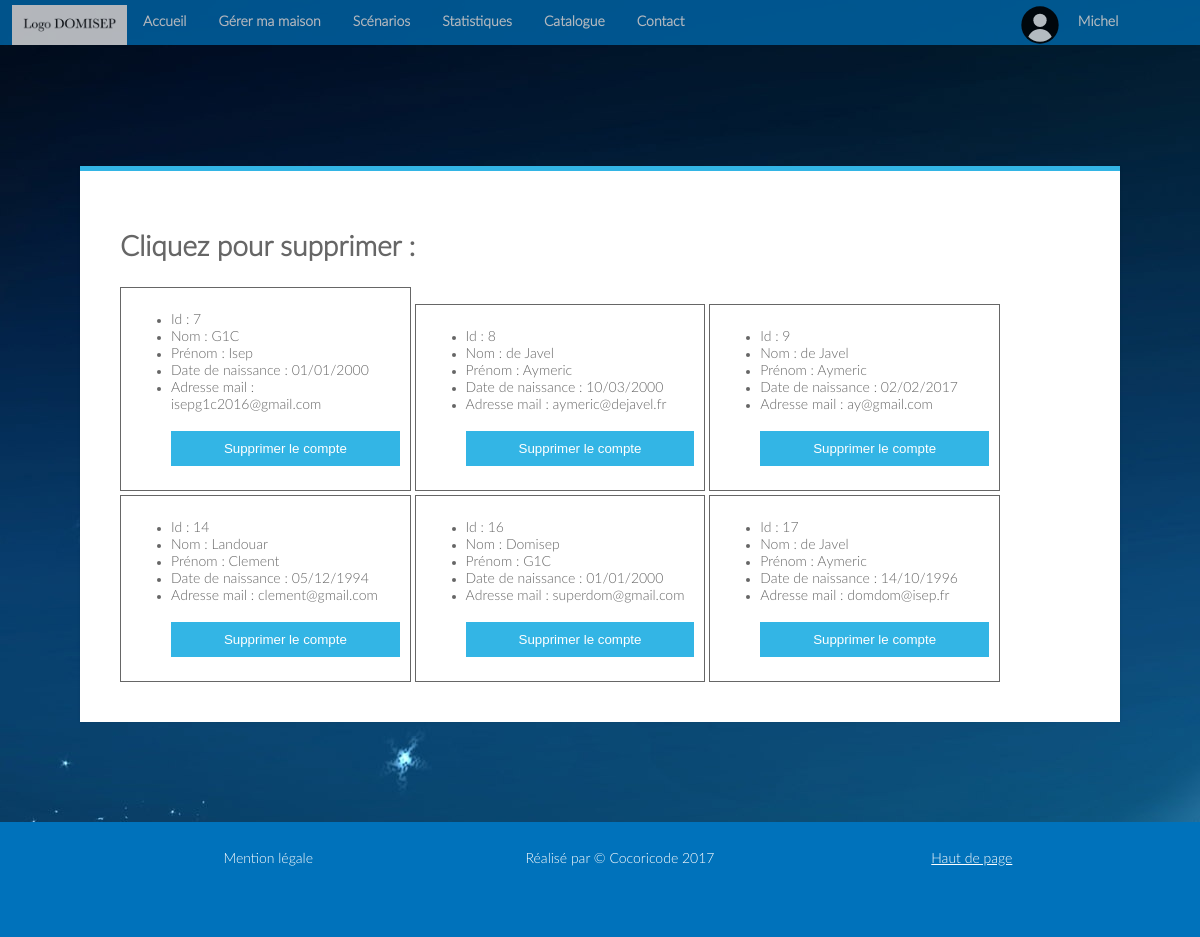
/index.php?page=admin (signed in), run on the app's committed database.
### tables this page shows
CREATE TABLE `utilisateur` (
  `Id` int(11) NOT NULL,
  `Mail` varchar(25) DEFAULT NULL,
  `Password` varchar(50) DEFAULT NULL,
  `Nom` varchar(25) DEFAULT NULL,
  `Prenom` varchar(25) DEFAULT NULL,
  `Date_naissance` varchar(25) DEFAULT NULL,
  `Permission` int(11) DEFAULT NULL
);

### Controleur/admin.php (called while the page is built)
<?php
$tab=[];
$iduser = $_SESSION['id'];
include 'Modele/connexion_bdd.php';
$req= $mysqli->query("SELECT * FROM Utilisateur WHERE id != $iduser");
while ($donne = $req ->fetch_array(MYSQLI_ASSOC)) {
	array_push($tab,$donne);
}
include 'Vue/admin.php';
?>

### Vue/admin.php (the view, shortened to what this page needs)
<div class="module3">
	<div class="module form-block">
		<h1>Cliquez pour supprimer :</h1>
	<?php
	foreach ( $tab as $key => $value ) {
		?>
			<div class="capt">
			<ul>
				<li>Id : <?php echo $tab[$key]['Id'] ?></li>
				<li>Nom : <?php echo $tab[$key]['Nom'] ?></li>
				<li>Prénom : <?php echo $tab[$key]['Prenom'] ?></li>
				<li>Date de naissance : <?php echo $tab[$key]['Date_naissance'] ?></li>
				<li>Adresse mail : <?php echo $tab[$key]['Mail'] ?></li>
				<br>
				<button
					onclick='supprimer("<?php echo $tab[$key]['Id'] ?>","<?php echo $tab[$key]['Nom'] ?>","<?php echo $tab[$key]['Prenom'] ?>")'>Supprimer
					le compte</button>
			</ul>
		</div>
		<?
	}
	?>
	</div>
</div>

### Vue/style.css (style rules this page uses)
body { font-family: LatoLight; margin: 0; padding: 0; background-image: url('Vue/background.jpg'); background-size: 100%; height: 100%; }
body { background: #e9e9e9; background-image:url(background.jpg); color: #666666; font-size: 14px; -webkit-font-smoothing: antialiased; -moz-osx-font-smoothing: grayscale; }
.module3 { position: relative; padding-top: 8%; width: 100%; height : 100%; margin-bottom : 100px; }
.module3 .capt { margin-top: 4px; border: solid; border-width: 1px; display: inline-block; width: 28%; padding: 10px; -webkit-transition: width 2s; transition: width 2s; transition: all .2s ease-out; }
.form-block { position: relative; background: #ffffff; max-width: 80%; border-top: 5px solid #33b5e5; box-shadow: 0 0 3px rgba(0, 0, 0, 0.1); margin: 0 auto; padding: 40px; }
.form-block button { cursor: pointer; background: #33b5e5; width: 100%; border: 0; padding: 10px 15px; color: #ffffff; -webkit-transition: 0.3s ease; transition: 0.3s ease; }

### data on the page
utilisateur: Id "7", Nom "G1C", Prenom "Isep", Date_naissance "01/01/2000", Mail "isepg1c2016@gmail.com"
utilisateur: Id "8", Nom "de Javel", Prenom "Aymeric", Date_naissance "10/03/2000", Mail "aymeric@dejavel.fr"
utilisateur: Id "9", Nom "de Javel", Prenom "Aymeric", Date_naissance "02/02/2017", Mail "ay@gmail.com"
utilisateur: Id "14", Nom "Landouar", Prenom "Clement", Date_naissance "05/12/1994", Mail "clement@gmail.com"
utilisateur: Id "16", Nom "Domisep", Prenom "G1C", Date_naissance "01/01/2000", Mail "superdom@gmail.com"
utilisateur: Id "17", Nom "de Javel", Prenom "Aymeric", Date_naissance "14/10/1996", Mail "domdom@isep.fr"

### other printed values
$_SESSION['prenom'] "Michel"
